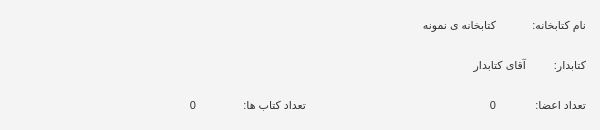
   <widget class="QFrame" name="frame_info">
    <property name="geometry">
     <rect>
      <x>60</x>
      <y>160</y>
      <width>600</width>
      <height>130</height>
     </rect>
    </property>
    <property name="styleSheet">
     <string notr="true">border-width:1px;
border-style:solid;
border-radius: 10px;
border-color: rgb(244, 244, 244);
background-color: rgb(244, 244, 244);
color: rgb(50, 50, 50);</string>
    </property>
    <property name="frameShape">
     <enum>QFrame::NoFrame</enum>
    </property>
    <property name="frameShadow">
     <enum>QFrame::Raised</enum>
    </property>
    <widget class="QLabel" name="label_2">
     <property name="geometry">
      <rect>
       <x>510</x>
       <y>10</y>
       <width>80</width>
       <height>30</height>
      </rect>
     </property>
     <property name="font">
      <font>
       <pointsize>8</pointsize>
      </font>
     </property>
     <property name="text">
      <string>نام کتابخانه:</string>
     </property>
    </widget>
    <widget class="QLabel" name="lbl_info_LibName">
     <property name="geometry">
      <rect>
       <x>100</x>
       <y>10</y>
       <width>400</width>
       <height>30</height>
      </rect>
     </property>
     <property name="font">
      <font>
       <pointsize>8</pointsize>
      </font>
     </property>
     <property name="text">
      <string>کتابخانه ی نمونه</string>
     </property>
    </widget>
    <widget class="QLabel" name="label_3">
     <property name="geometry">
      <rect>
       <x>510</x>
       <y>50</y>
       <width>80</width>
       <height>30</height>
      </rect>
     </property>
     <property name="font">
      <font>
       <pointsize>8</pointsize>
      </font>
     </property>
     <property name="text">
      <string>کتابدار:</string>
     </property>
    </widget>
    <widget class="QLabel" name="lbl_info_Librarian">
     <property name="geometry">
      <rect>
       <x>130</x>
       <y>50</y>
       <width>400</width>
       <height>30</height>
      </rect>
     </property>
     <property name="font">
      <font>
       <pointsize>8</pointsize>
      </font>
     </property>
     <property name="text">
      <string>آقای کتابدار</string>
     </property>
    </widget>
    <widget class="QLabel" name="label_4">
     <property name="geometry">
      <rect>
       <x>510</x>
       <y>90</y>
       <width>80</width>
       <height>30</height>
      </rect>
     </property>
     <property name="font">
      <font>
       <pointsize>8</pointsize>
      </font>
     </property>
     <property name="text">
      <string>تعداد اعضا:</string>
     </property>
    </widget>
    <widget class="QLabel" name="lbl_info_UserCount">
     <property name="geometry">
      <rect>
       <x>350</x>
       <y>90</y>
       <width>150</width>
       <height>30</height>
      </rect>
     </property>
     <property name="font">
      <font>
       <pointsize>8</pointsize>
      </font>
     </property>
     <property name="layoutDirection">
      <enum>Qt::LeftToRight</enum>
     </property>
     <property name="text">
      <string>0</string>
     </property>
     <property name="alignment">
      <set>Qt::AlignRight|Qt::AlignTrailing|Qt::AlignVCenter</set>
     </property>
    </widget>
    <widget class="QLabel" name="label_5">
     <property name="geometry">
      <rect>
       <x>210</x>
       <y>90</y>
       <width>100</width>
       <height>30</height>
      </rect>
     </property>
     <property name="font">
      <font>
       <pointsize>8</pointsize>
      </font>
     </property>
     <property name="text">
      <string>تعداد کتاب ها:</string>
     </property>
    </widget>
    <widget class="QLabel" name="lbl_info_BookCount">
     <property name="geometry">
      <rect>
       <x>50</x>
       <y>90</y>
       <width>150</width>
       <height>30</height>
      </rect>
     </property>
     <property name="font">
      <font>
       <pointsize>8</pointsize>
      </font>
     </property>
     <property name="layoutDirection">
      <enum>Qt::LeftToRight</enum>
     </property>
     <property name="text">
      <string>0</string>
     </property>
     <property name="alignment">
      <set>Qt::AlignRight|Qt::AlignTrailing|Qt::AlignVCenter</set>
     </property>
    </widget>
    <widget class="QPushButton" name="btn_info_moreinfo">
     <property name="enabled">
      <bool>true</bool>
     </property>
     <property name="geometry">
      <rect>
       <x>10</x>
       <y>10</y>
       <width>40</width>
       <height>40</height>
      </rect>
     </property>
     <property name="cursor">
      <cursorShape>PointingHandCursor</cursorShape>
     </property>
     <property name="focusPolicy">
      <enum>Qt::NoFocus</enum>
     </property>
     <property name="styleSheet">
      <string notr="true">border: 0px;</string>
     </property>
     <property name="text">
      <string/>
     </property>
     <property name="icon">
      <iconset>
       <normaloff>:/Other/Assets/Other/settings.png</normaloff>:/Other/Assets/Other/settings.png</iconset>
     </property>
     <property name="iconSize">
      <size>
       <width>30</width>
       <height>30</height>
      </size>
     </property>
    </widget>
   </widget>
